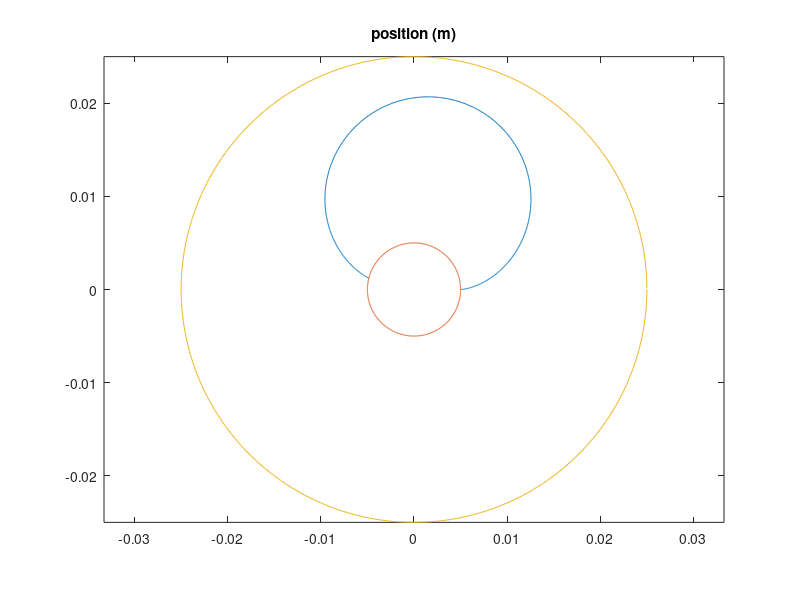
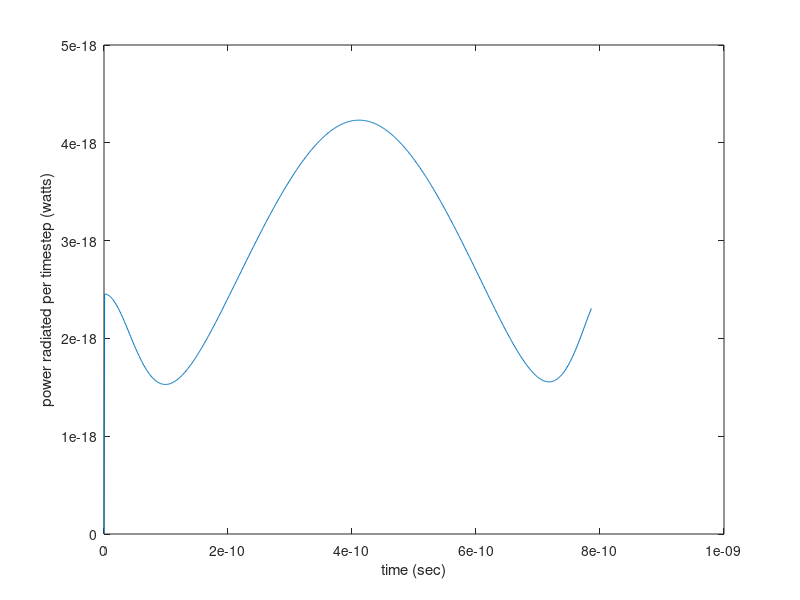

These figures' MATLAB source, in order:
close all
clear
clc

R=.025; %Radius of outer electrode
R0=.005; %Radius of inner electrode
V=30000; %Differential voltage
I=1; %Magnetic coil current
N=5000; %Number of turns in magnetic coil
Rb=.06; %Radius of magnetic inducing coil.

dt=.000000000001; %Timestep in secs (electrons are nearly relativistic at these voltages)

%physical constants
u0=4*pi*10^(-7); %permeability of free space
e0=8.854187817*10^(-12); %permittivity of free space
q=-1.6021766*10^(-19); %electron charge
m=9.10938*10^(-31); %electron mass
c=299792458 ; %Speed of light

neps=(8*12/V)/-q; %Total electrons/sec of the arc, as approximated by power input and voltage output.

%Electron initial position and velocity
y=0;
vy=0;
x=R0;
vx=0;

%Position, time, and power of emmitted radiation (single electron)
xg=[x];
yg=[y];
tg=[0];
pg=[0];

for i=1:10000,
    x=x+vx*dt;
    y=y+vy*dt;
    xg=[xg x];
    yg=[yg y];
    tg=[tg dt+tg(end)];
    [K,E]=ellipke(sqrt(4*sqrt(x^2+y^2)/(Rb*(1+sqrt(x^2+y^2)/Rb)^2)));
    B=I*u0*N/(2*pi*Rb*(1+sqrt(x^2+y^2)/Rb))*(K+E*(1-(x^2+y^2)/Rb^2)/((1+sqrt(x^2+y^2)/Rb)^2-4*sqrt(x^2+y^2)/Rb));
    ax=q/m*(-V*x/(log(R/R0)*(x^2+y^2))+B*vy);
    ay=q/m*(-V*y/(log(R/R0)*(x^2+y^2))-B*vx);
    pg=[pg q^2*(ax^2+ay^2)/(6*pi*e0*c^3)];
    vx=vx+ax*dt;
    vy=vy+ay*dt;
    if(sqrt(x^2+y^2)>R || sqrt(x^2+y^2)<R0) %Stop if the electron collides with an electrode
        break;
    end
end

%Plot the electrodes for visual aids
c1x=[];
c1y=[];
c2x=[];
c2y=[];

for j=1:1000,
    c1x=[c1x R0*cos(2*pi*j/1000)];
    c1y=[c1y R0*sin(2*pi*j/1000)];
    c2x=[c2x R*cos(2*pi*j/1000)];
    c2y=[c2y R*sin(2*pi*j/1000)];
end
figure('Position',[1200,620,700,500])
plot(xg,yg,c1x,c1y,c2x,c2y)
title('position (m)')
axis equal
figure('Position',[1200,50,700,500])
plot(tg,pg)
xlabel('time (sec)')
ylabel('power radiated per timestep (watts)')
totalPowerRadiated_Watts=sum(dt*pg)*neps
exposureTimeToOneYearRadLimit_years=.05*70/totalPowerRadiated_Watts/60/60/24/365 %50mSv (Sv=J/kg) is US rad worker yearly limit